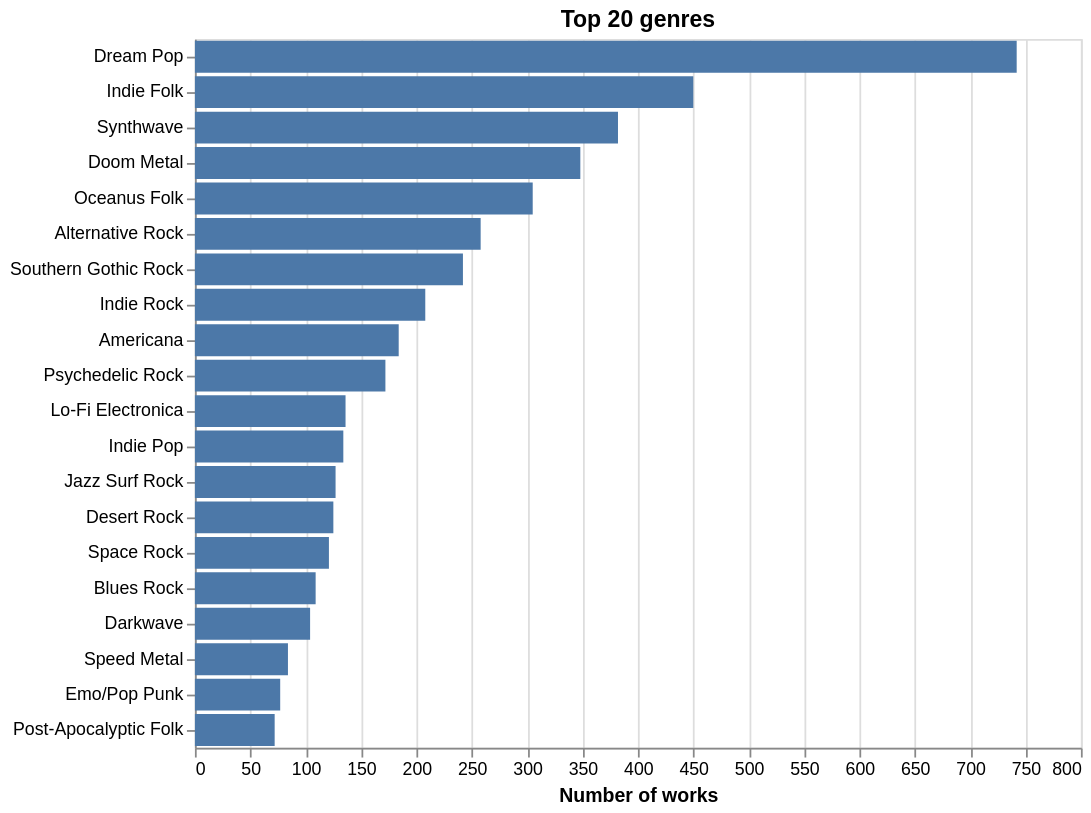

This figure's notebook cell:
### Markdown cell above
## 6. Top genres
Genres are usually attached to *Song* / *Album* nodes. Let's see what dominates the dataset.

### Code cell
genre_counts = (nodes_df['genre'].dropna().value_counts().head(20).reset_index()
)
genre_counts.columns = ['genre', 'count']

alt.Chart(genre_counts).mark_bar().encode(
    x=alt.X('count:Q', title='Number of works'),
    y=alt.Y('genre:N', sort='-x', title=None),
    tooltip=['genre', 'count']
).properties(
    width=500, height=400,
    title='Top 20 genres'
)

### Figure 1 — Vega-Lite specification as saved in the notebook (floating-point values rounded to 4 significant figures)
{"config": {"view": {"continuousWidth": 300, "continuousHeight": 300}}, "data": {"name": "data-4effa64cca5d8cfe69f7c4970488e0c3"}, "mark": {"type": "bar"}, "encoding": {"tooltip": [{"field": "genre", "type": "nominal"}, {"field": "count", "type": "quantitative"}], "x": {"field": "count", "title": "Number of works", "type": "quantitative"}, "y": {"field": "genre", "sort": "-x", "title": null, "type": "nominal"}}, "height": 400, "title": "Top 20 genres", "width": 500, "$schema": "https://vega.github.io/schema/vega-lite/v6.4.1.json", "datasets": {"data-4effa64cca5d8cfe69f7c4970488e0c3": [{"genre": "Dream Pop", "count": 742}, {"genre": "Indie Folk", "count": 450}, {"genre": "Synthwave", "count": 382}, {"genre": "Doom Metal", "count": 348}, {"genre": "Oceanus Folk", "count": 305}, {"genre": "Alternative Rock", "count": 258}, {"genre": "Southern Gothic Rock", "count": 242}, {"genre": "Indie Rock", "count": 208}, {"genre": "Americana", "count": 184}, {"genre": "Psychedelic Rock", "count": 172}, {"genre": "Lo-Fi Electronica", "count": 136}, {"genre": "Indie Pop", "count": 134}, {"genre": "Jazz Surf Rock", "count": 127}, {"genre": "Desert Rock", "count": 125}, {"genre": "Space Rock", "count": 121}, {"genre": "Blues Rock", "count": 109}, {"genre": "Darkwave", "count": 104}, {"genre": "Speed Metal", "count": 84}, {"genre": "Emo/Pop Punk", "count": 77}, {"genre": "Post-Apocalyptic Folk", "count": 72}]}}
